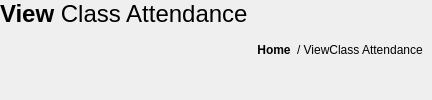
                   <widget class="QFrame" name="frame_154">
                    <property name="frameShape">
                     <enum>QFrame::Shape::NoFrame</enum>
                    </property>
                    <property name="frameShadow">
                     <enum>QFrame::Shadow::Raised</enum>
                    </property>
                    <layout class="QHBoxLayout" name="horizontalLayout_72">
                     <property name="spacing">
                      <number>0</number>
                     </property>
                     <property name="leftMargin">
                      <number>0</number>
                     </property>
                     <property name="topMargin">
                      <number>0</number>
                     </property>
                     <property name="rightMargin">
                      <number>0</number>
                     </property>
                     <property name="bottomMargin">
                      <number>0</number>
                     </property>
                     <item>
                      <widget class="QFrame" name="frame_155">
                       <property name="frameShape">
                        <enum>QFrame::Shape::NoFrame</enum>
                       </property>
                       <property name="frameShadow">
                        <enum>QFrame::Shadow::Raised</enum>
                       </property>
                       <layout class="QVBoxLayout" name="verticalLayout_70">
                        <property name="spacing">
                         <number>0</number>
                        </property>
                        <property name="leftMargin">
                         <number>0</number>
                        </property>
                        <property name="topMargin">
                         <number>0</number>
                        </property>
                        <property name="rightMargin">
                         <number>0</number>
                        </property>
                        <property name="bottomMargin">
                         <number>0</number>
                        </property>
                        <item alignment="Qt::AlignmentFlag::AlignLeft|Qt::AlignmentFlag::AlignTop">
                         <widget class="QLabel" name="label_137">
                          <property name="text">
                           <string>&lt;html&gt;&lt;head/&gt;&lt;body&gt;&lt;p&gt;&lt;span style=&quot; font-size:18pt; font-weight:600;&quot;&gt;View &lt;/span&gt;&lt;span style=&quot; font-size:18pt;&quot;&gt;Class Attendance&lt;/span&gt;&lt;span style=&quot; font-size:18pt; font-weight:600;&quot;/&gt;&lt;/p&gt;&lt;/body&gt;&lt;/html&gt;</string>
                          </property>
                         </widget>
                        </item>
                       </layout>
                      </widget>
                     </item>
                     <item>
                      <widget class="QFrame" name="frame_156">
                       <property name="sizePolicy">
                        <sizepolicy hsizetype="Expanding" vsizetype="Preferred">
                         <horstretch>0</horstretch>
                         <verstretch>0</verstretch>
                        </sizepolicy>
                       </property>
                       <property name="frameShape">
                        <enum>QFrame::Shape::NoFrame</enum>
                       </property>
                       <property name="frameShadow">
                        <enum>QFrame::Shadow::Raised</enum>
                       </property>
                      </widget>
                     </item>
                     <item>
                      <widget class="QFrame" name="frame_157">
                       <property name="frameShape">
                        <enum>QFrame::Shape::NoFrame</enum>
                       </property>
                       <property name="frameShadow">
                        <enum>QFrame::Shadow::Raised</enum>
                       </property>
                       <layout class="QHBoxLayout" name="horizontalLayout_73">
                        <item>
                         <widget class="QPushButton" name="goHome_button_8">
                          <property name="font">
                           <font>
                            <bold>true</bold>
                           </font>
                          </property>
                          <property name="styleSheet">
                           <string notr="true">border:none;
background-color:none;</string>
                          </property>
                          <property name="text">
                           <string>Home</string>
                          </property>
                         </widget>
                        </item>
                        <item>
                         <widget class="QLabel" name="label_138">
                          <property name="text">
                           <string>&lt;html&gt;&lt;head/&gt;&lt;body&gt;&lt;p&gt;/ View&lt;span style=&quot; font-weight:600;&quot;/&gt;Class Attendance&lt;span style=&quot; font-weight:600;&quot;/&gt;&lt;/p&gt;&lt;/body&gt;&lt;/html&gt;</string>
                          </property>
                         </widget>
                        </item>
                       </layout>
                      </widget>
                     </item>
                    </layout>
                   </widget>
